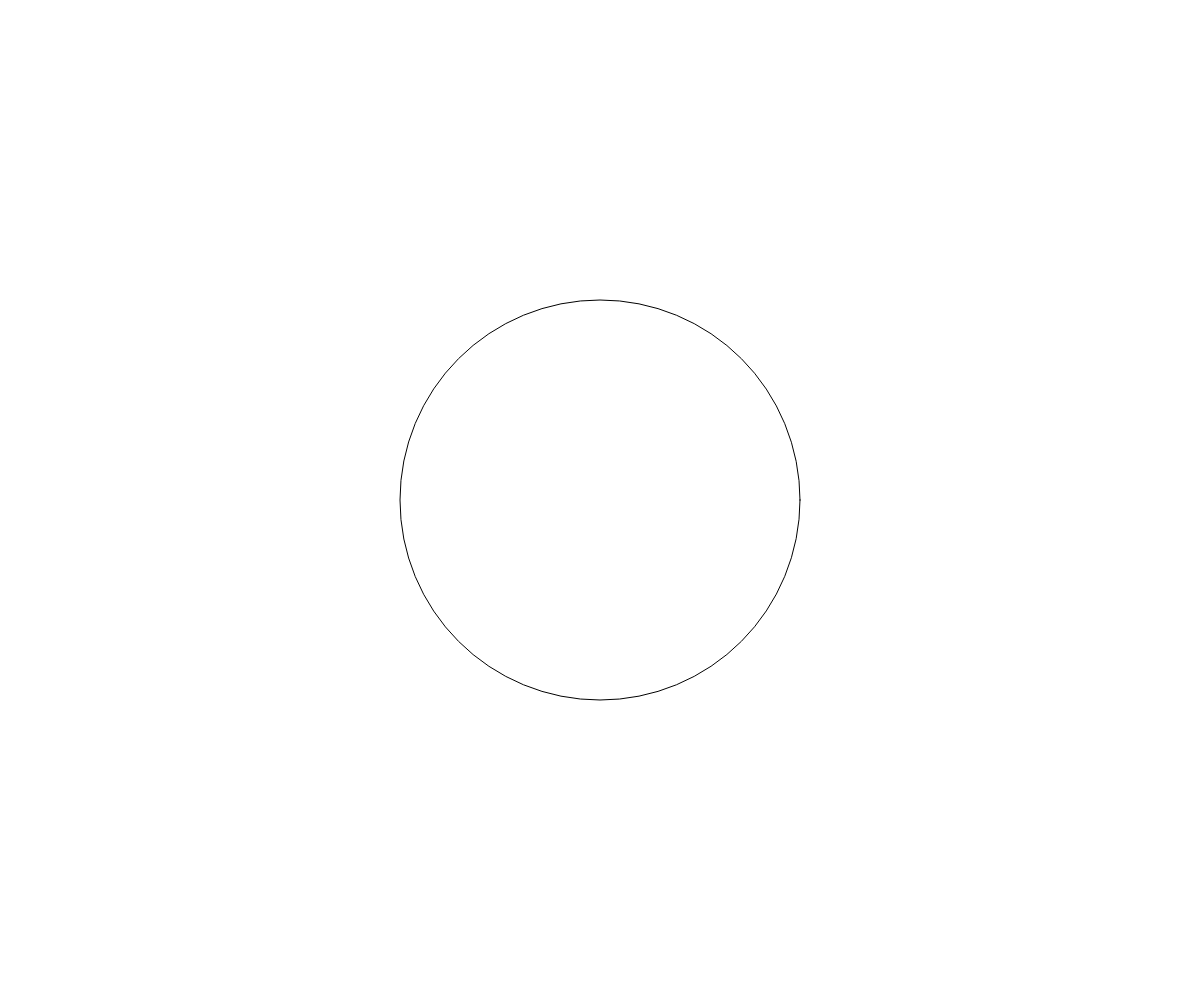
Frame 1 (no input)
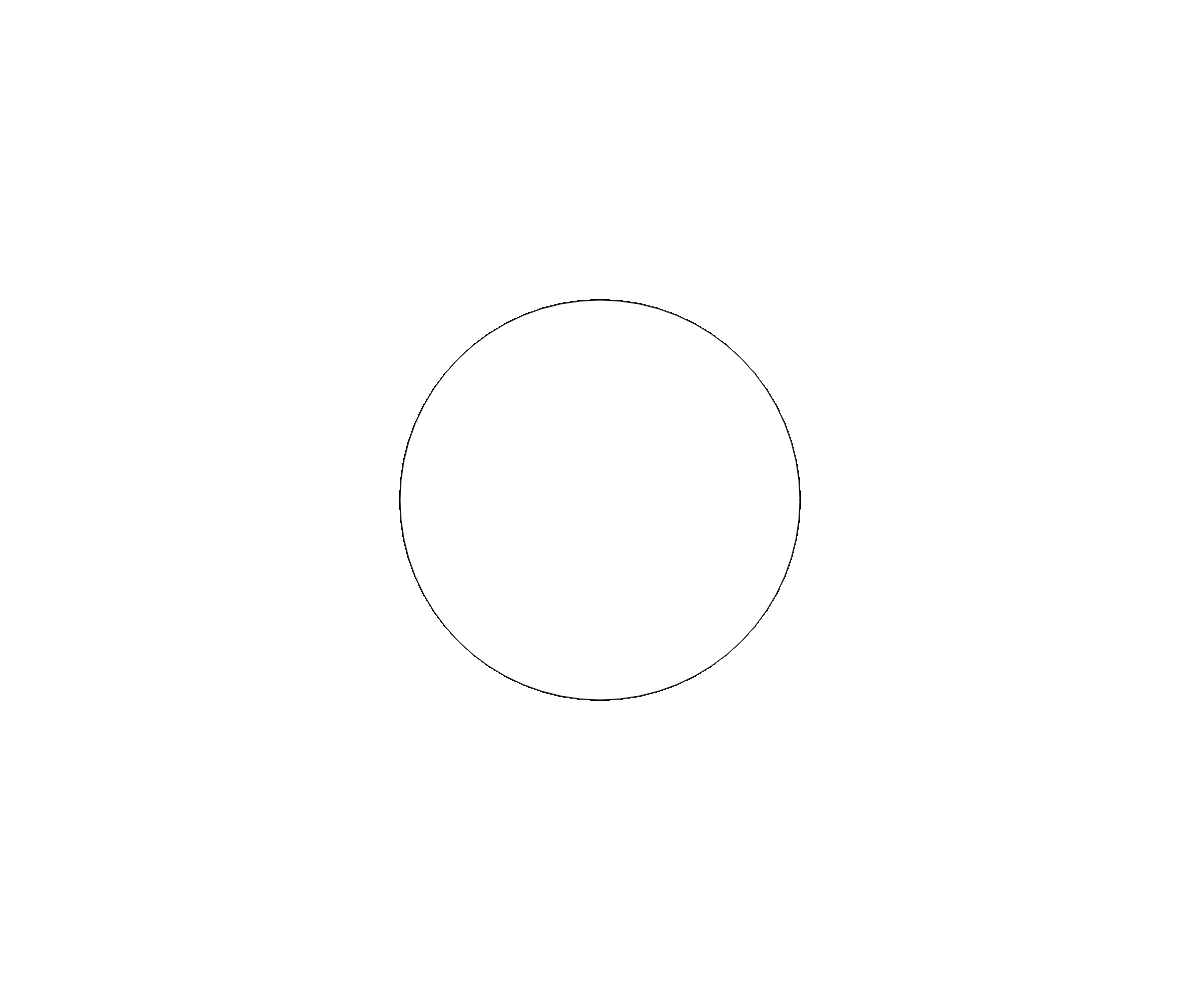
Frame 60 (no input)
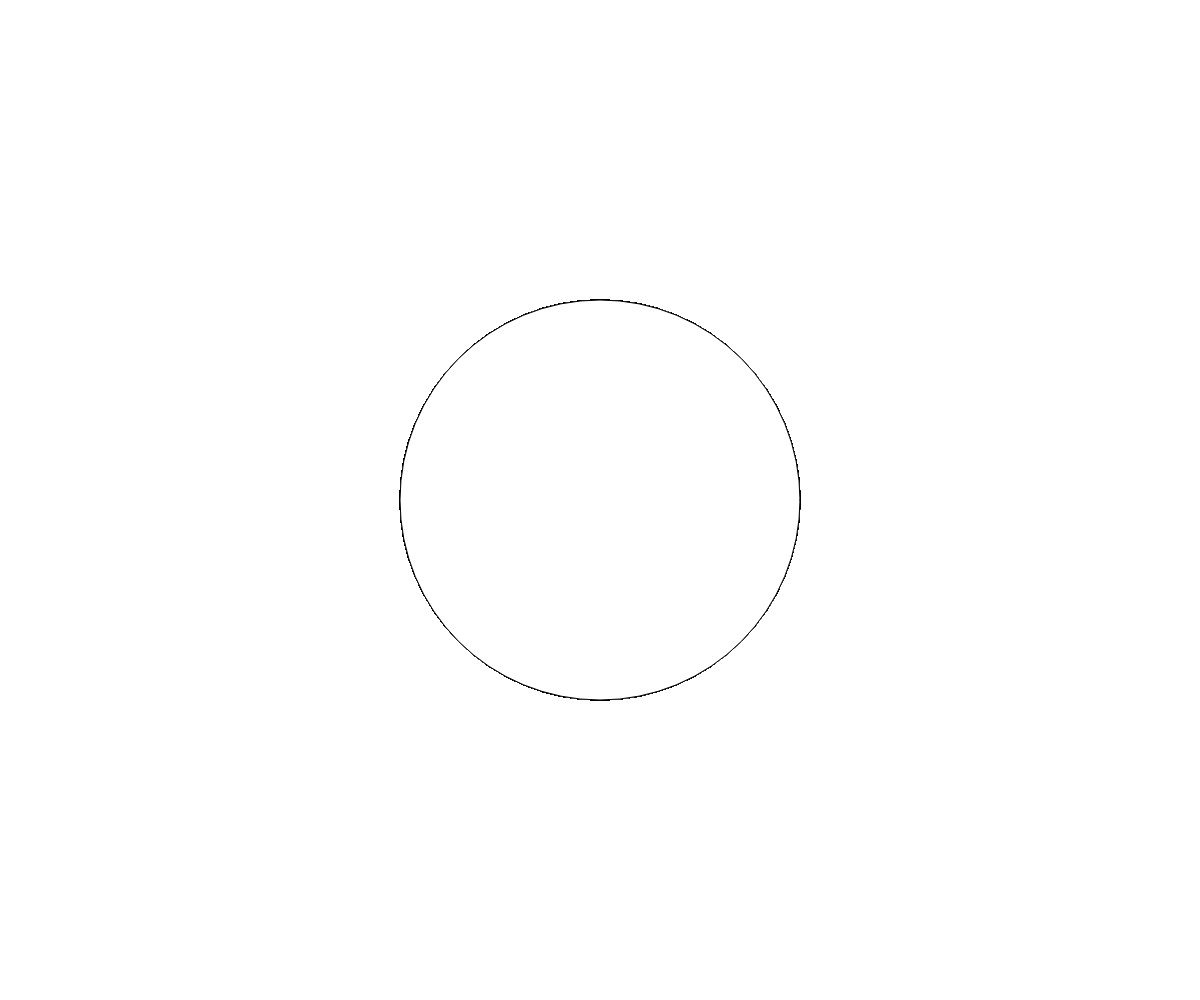
Frame 120 (the mouse pressed at the canvas centre since frame 60)

The p5.js sketch that drew these frames (run headless with seeded random() and noise() and a simulated clock; from frame 60 on, the mouse is pressed at the canvas centre):

// p5.js sketch
// ── sketch.js
// １行コメントアウト
/*
    複数行コメントアウト
*/

function setup() {
    createCanvas(windowWidth, windowHeight);
    background(255);
}

function draw() {
    ellipse(width / 2, height / 2, 400, 400);
}
